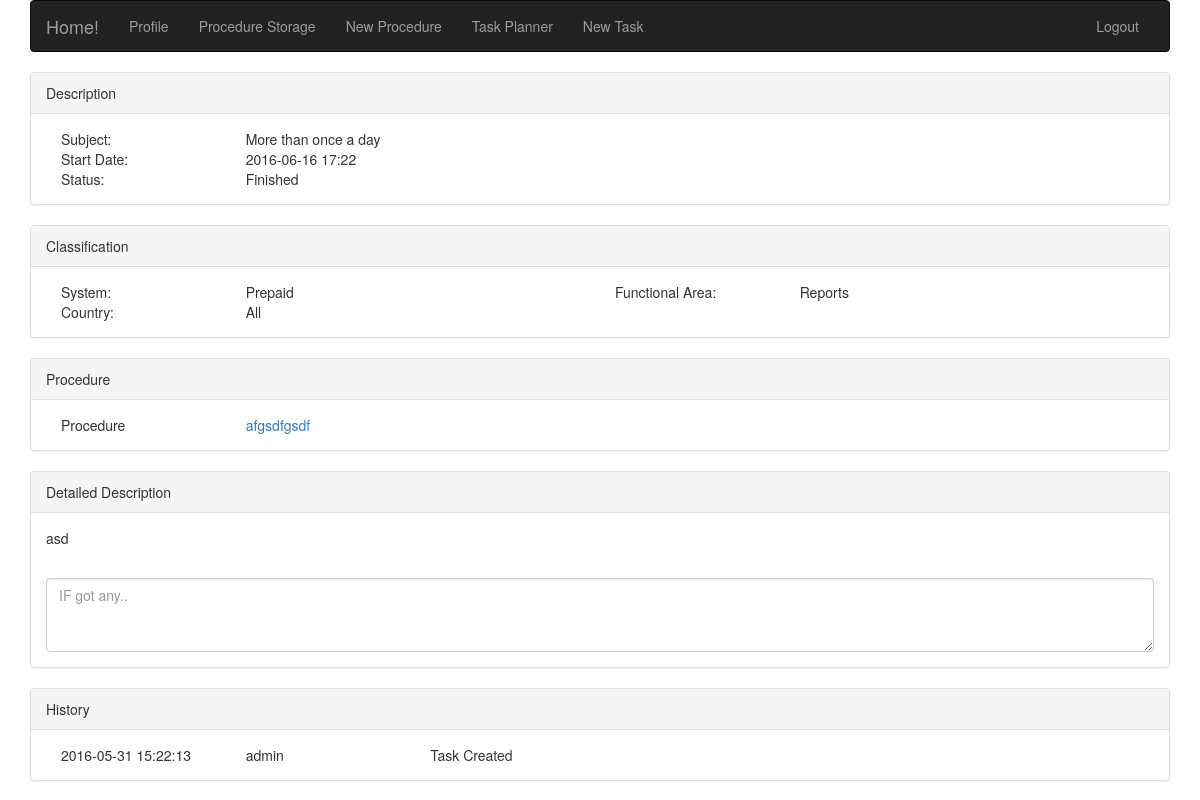
/task.php?taskid=84 (signed in), run on the app's committed database.
### tables this page shows
CREATE TABLE IF NOT EXISTS `classcountry` (
  `ClassCountryID` int(11) NOT NULL,
  `ClassCountryName` varchar(50) NOT NULL,
  `ClassCountryPic` blob NOT NULL
);

CREATE TABLE IF NOT EXISTS `tasklist` (
  `tasklistid` int(11) NOT NULL,
  `taskid` int(11) NOT NULL,
  `taskname` varchar(250) NOT NULL,
  `tlistfulldate` date NOT NULL,
  `tlisttime` time NOT NULL,
  `tlistsystem` int(11) NOT NULL,
  `tlistcountry` int(11) NOT NULL,
  `tlistfuncarea` int(11) NOT NULL,
  `tliststate` int(11) NOT NULL,
  `tlistprocedure` int(11) NOT NULL,
  `tlistdescription` text NOT NULL,
  `tlistcreatedate` datetime NOT NULL,
  `tlistcreatename` varchar(20) NOT NULL,
  `tlistcreatestate` int(11) NOT NULL
);

CREATE TABLE IF NOT EXISTS `taskstate` (
  `taskstateid` int(11) NOT NULL,
  `taskstate` varchar(50) NOT NULL
);

CREATE TABLE IF NOT EXISTS `classsystem` (
  `ClassSysID` int(11) NOT NULL,
  `ClassSysName` varchar(50) NOT NULL
);

CREATE TABLE IF NOT EXISTS `classfuncarea` (
  `ClassFuncID` int(11) NOT NULL,
  `ClassFuncName` varchar(50) NOT NULL
);

CREATE TABLE IF NOT EXISTS `procedures` (
  `ProcID` int(11) NOT NULL,
  `ProcTitle` varchar(250) NOT NULL,
  `ProcSystem` int(11) NOT NULL,
  `ProcCountry` int(11) NOT NULL,
  `ProcFuncArea` int(11) NOT NULL,
  `ProcDescript` text NOT NULL,
  `ProcDependecies` text NOT NULL,
  `ProcAccess` text NOT NULL,
  `ProcDescription` text NOT NULL,
  `ProcTroubleshooting` text NOT NULL,
  `ProcImpact` text NOT NULL
);

### adds/queries.php (called while the page is built, shortened)
<?php
	$link = mysqli_connect(DB_HOST, DB_USER, DB_PASS, DB_NAME)or die("Cannot Connect");
    function selectTask($taskid){
        global $link;
        $sql="SELECT
                TL.taskname,
                CONCAT(TL.tlistfulldate,'  ', TIME_FORMAT(TL.tlisttime, '%H:%i')),
                TS.taskstate,
                CS.ClassSysName,
                CF.classfuncname,
                CC.ClassCountryName,
                P.proctitle,
                TL.tlistprocedure,
                TL.tlistdescription,
                -- IF(LENGTH(TLH.modifydate)>0, TLH.modifydate, TL.tlistcreatedate),
                TL.tlistcreatedate,
                -- IF(LENGTH(TLH.modifyname)>0, TLH.modifyname, TL.tlistcreatename),
                TL.tlistcreatename,
                'Task Created'
                -- TLH.modifycomment
                FROM classcountry CC, classfuncarea CF, classsystem CS, taskstate TS, procedures P, tasklist TL LEFT JOIN tasklisthistory TLH ON TL.tasklistid = TLH.tasklistid
                WHERE
                    TL.tlistsystem = CS.classsysid
                    AND
                    TL.tlistcountry = CC.classcountryid
                    AND
                    TL.tlistfuncarea = CF.classfuncid
                    AND
                    TL.tliststate = TS.taskstateid
                    AND
                    TL.tlistprocedure = P.procid
                    AND
                    TL.tasklistid = '$taskid'";
            if (mysqli_query($link, $sql)) {
                    return(mysqli_fetch_all($link->query($sql)));
                } else {
                    echo "Error: " . $sql . "<br>" . mysqli_error($link);
                }
    }
?>

### task.php (the view, shortened to what this page needs)
<html lang="en">
<head>
	<link rel="stylesheet" type="text/css" href="/root/PS/css/bootstrap.css">
	<link rel="stylesheet" type="text/css" href="/root/PS/css/my_style.css">
	<?php $taskid = $_GET['taskid']; ?>
</head>
<body>
	<?php
        include_once('./adds/queries.php');
    ?>
    <div class="container">
    	<?php include_once('navigation.php');
    		$selectTask = selectTask($taskid);
    		foreach ($selectTask as $key => $selectTaskItem) {
    			$taskname = $selectTaskItem[0];
    			$taskstartdate = $selectTaskItem[1];
    			$taskstate = $selectTaskItem[2];
    			$tasksystem = $selectTaskItem[3];
    			$taskfuncarea = $selectTaskItem[4];
    			$taskcountry = $selectTaskItem[5];
    			$taskproctitle = $selectTaskItem[6];
    			$taskprocid = $selectTaskItem[7];
    			$taskdescription = $selectTaskItem[8];
    			$taskcreatedate = $selectTaskItem[9];
    			$taskcreatename = $selectTaskItem[10];
                $taskmodstatus = $selectTaskItem[11];
    		}
    	?>
    	<div class="panel panel-default">
    		<div class="panel-heading">Description</div>
    		<div class="panel-body">
    			<div class="col-sm-2">Subject: </div>
    			<div class="col-sm-10"><?php echo $taskname ?></div>
    			<div class="col-sm-2">Start Date: </div>
    			<siv class="col-sm-10"><?php echo $taskstartdate ?></siv>
    			<div class="col-sm-2">Status:  </div>
    			<siv class="col-sm-10"><?php echo $taskstate ?></siv>
    		</div>
    	</div>
    	<div class="panel panel-default">
    		<div class="panel-heading">Classification</div>
    		<div class="panel-body">
    			<div class="col-sm-2">System: </div>
    			<div class="col-sm-4"><?php echo $tasksystem ?></div>
    			<div class="col-sm-2">Functional Area: </div>
    			<div class="col-sm-4"><?php echo $taskfuncarea ?></div>
    			<div class="col-sm-2">Country: </div>
    			<div class="col-sm-10"><?php echo $taskcountry ?></div>
    		</div>
    	</div>
    	<div class="panel panel-default">
    		<div class="panel-heading">Procedure</div>
    		<div class="panel-body">
    			<div class="col-sm-2">Procedure</div>
    			<div class="col-sm-10"><?php echo '<a href="procedure.php?procID='.$taskprocid.'&procName='.$taskproctitle.'" target="_blank">'.$taskproctitle.'</a>' ?></div>
    		</div>
    	</div>
    	<div class="panel panel-default">
    		<div class="panel-heading">Detailed Description</div>
    		<div class="panel-body"><?php echo $taskdescription ?></div>
    		<div class="panel-body">
    			<textarea class="form-control" rows="3" placeholder="IF got any.."></textarea>
    		</div>
    	</div>
    	<div class="panel panel-default">
    		<div class="panel-heading">History</div>
    		<div class="panel-body">
    			<div class="col-sm-2"><?php echo $taskcreatedate ?></div>
    			<div class="col-sm-2"><?php echo $taskcreatename ?></div>
    			<div class="col-sm-8"><?php echo $taskmodstatus ?></div>
    		</div>
    	</div>
    </div>
</body>
</html>

### navigation.php (shortened to what this page needs)
<nav class="navbar navbar-inverse">
	<div class="container-fluid">
		<div class="navbar-header">
			<a class="navbar-brand" href="/root/PS/index.php">Home!</a>
		</div>
		<div class="collapse navbar-collapse" id="bs-example-navbar-collapse-9">
			<ul class="nav navbar-nav">
				<?php if(ISSET($_SESSION['myusername'])){ ?>
				<li class="<?php echo ($_SERVER['PHP_SELF'] == '/root/PS/profile.php' ? ' active' : '');?>"><a href="/root/PS/profile.php">Profile</a></li>
				<?php } ?>
				<li class="<?php echo ($_SERVER['PHP_SELF'] == '/root/PS/procedure_list.php' ? ' active' : '');?>"><a href="/root/PS/procedure_list.php">Procedure Storage</a></li>
				<li class="<?php echo ($_SERVER['PHP_SELF'] == '/root/PS/new_proc.php' ? ' active' : '');?>"><a href="/root/PS/new_proc.php">New Procedure</a></li>
				<li class="<?php echo ($_SERVER['PHP_SELF'] == '/root/PS/showtasks.php' ? ' active' : '');?>"><a href="/root/PS/showtasks.php">Task Planner</a></li>
				<li class="<?php echo ($_SERVER['PHP_SELF'] == '/root/PS/new_task.php' ? ' active' : '');?>"><a href="/root/PS/new_task.php">New Task</a></li>
			</ul>
			<ul class="nav navbar-nav navbar-right">
				<?php
					if(empty($_SESSION['myusername']) || empty($_SESSION['mypassword'])){
				?>
						<li data-toggle="modal" data-target="#myModal"><a href="#">Login</a></li>
				<?php
					}else{
				?>
						<li><a href="/root/PS/logout.php">Logout</a></li>
				<?php
					}
				?>
			</ul>
		</div>
	</div>
</nav>

### css/my_style.css (style rules this page uses)
html { overflow-y: scroll !important; }

### data on the page
classcountry: tasklist.taskname "More than once a day", taskstate.taskstate "Finished", classsystem.ClassSysName "Prepaid", classfuncarea.ClassFuncName "Reports", ClassCountryName "All", procedures.ProcTitle "afgsdfgsdf", tasklist.tlistdescription "asd", tasklist.tlistcreatedate "2016-05-31 15:22:13", tasklist.tlistcreatename "admin"

### other printed values
$taskstartdate "2016-06-16 17:22"
$taskmodstatus "Task Created"
